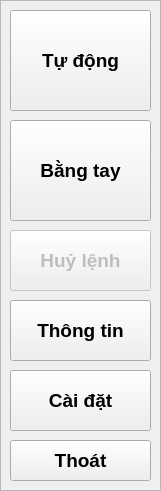
   <widget class="QFrame" name="fr_1u">
    <property name="geometry">
     <rect>
      <x>0</x>
      <y>0</y>
      <width>161</width>
      <height>491</height>
     </rect>
    </property>
    <property name="frameShape">
     <enum>QFrame::StyledPanel</enum>
    </property>
    <property name="frameShadow">
     <enum>QFrame::Raised</enum>
    </property>
    <widget class="QPushButton" name="bt_passAuto">
     <property name="geometry">
      <rect>
       <x>10</x>
       <y>10</y>
       <width>141</width>
       <height>101</height>
      </rect>
     </property>
     <property name="font">
      <font>
       <pointsize>14</pointsize>
       <weight>75</weight>
       <bold>true</bold>
      </font>
     </property>
     <property name="text">
      <string>Tự động</string>
     </property>
     <property name="autoRepeatDelay">
      <number>300</number>
     </property>
     <property name="autoRepeatInterval">
      <number>100</number>
     </property>
    </widget>
    <widget class="QPushButton" name="bt_passHand">
     <property name="geometry">
      <rect>
       <x>10</x>
       <y>120</y>
       <width>141</width>
       <height>101</height>
      </rect>
     </property>
     <property name="font">
      <font>
       <pointsize>14</pointsize>
       <weight>75</weight>
       <bold>true</bold>
      </font>
     </property>
     <property name="text">
      <string>Bằng tay</string>
     </property>
     <property name="autoRepeatDelay">
      <number>300</number>
     </property>
     <property name="autoRepeatInterval">
      <number>100</number>
     </property>
    </widget>
    <widget class="QPushButton" name="bt_exit">
     <property name="geometry">
      <rect>
       <x>10</x>
       <y>440</y>
       <width>141</width>
       <height>41</height>
      </rect>
     </property>
     <property name="font">
      <font>
       <family>Ubuntu</family>
       <pointsize>14</pointsize>
       <weight>75</weight>
       <bold>true</bold>
      </font>
     </property>
     <property name="focusPolicy">
      <enum>Qt::ClickFocus</enum>
     </property>
     <property name="autoFillBackground">
      <bool>true</bool>
     </property>
     <property name="text">
      <string>Thoát</string>
     </property>
    </widget>
    <widget class="QPushButton" name="bt_cancelMission">
     <property name="enabled">
      <bool>false</bool>
     </property>
     <property name="geometry">
      <rect>
       <x>10</x>
       <y>230</y>
       <width>141</width>
       <height>61</height>
      </rect>
     </property>
     <property name="font">
      <font>
       <pointsize>14</pointsize>
       <weight>75</weight>
       <bold>true</bold>
      </font>
     </property>
     <property name="text">
      <string>Huỷ lệnh</string>
     </property>
     <property name="autoRepeatDelay">
      <number>300</number>
     </property>
     <property name="autoRepeatInterval">
      <number>100</number>
     </property>
    </widget>
    <widget class="QPushButton" name="bt_getInfo">
     <property name="geometry">
      <rect>
       <x>10</x>
       <y>300</y>
       <width>141</width>
       <height>61</height>
      </rect>
     </property>
     <property name="font">
      <font>
       <pointsize>14</pointsize>
       <weight>75</weight>
       <bold>true</bold>
      </font>
     </property>
     <property name="text">
      <string>Thông tin</string>
     </property>
     <property name="autoRepeatDelay">
      <number>300</number>
     </property>
     <property name="autoRepeatInterval">
      <number>100</number>
     </property>
    </widget>
    <widget class="QPushButton" name="bt_setting">
     <property name="geometry">
      <rect>
       <x>10</x>
       <y>370</y>
       <width>141</width>
       <height>61</height>
      </rect>
     </property>
     <property name="font">
      <font>
       <pointsize>14</pointsize>
       <weight>75</weight>
       <bold>true</bold>
      </font>
     </property>
     <property name="text">
      <string>Cài đặt</string>
     </property>
     <property name="autoRepeatDelay">
      <number>300</number>
     </property>
     <property name="autoRepeatInterval">
      <number>100</number>
     </property>
    </widget>
   </widget>
